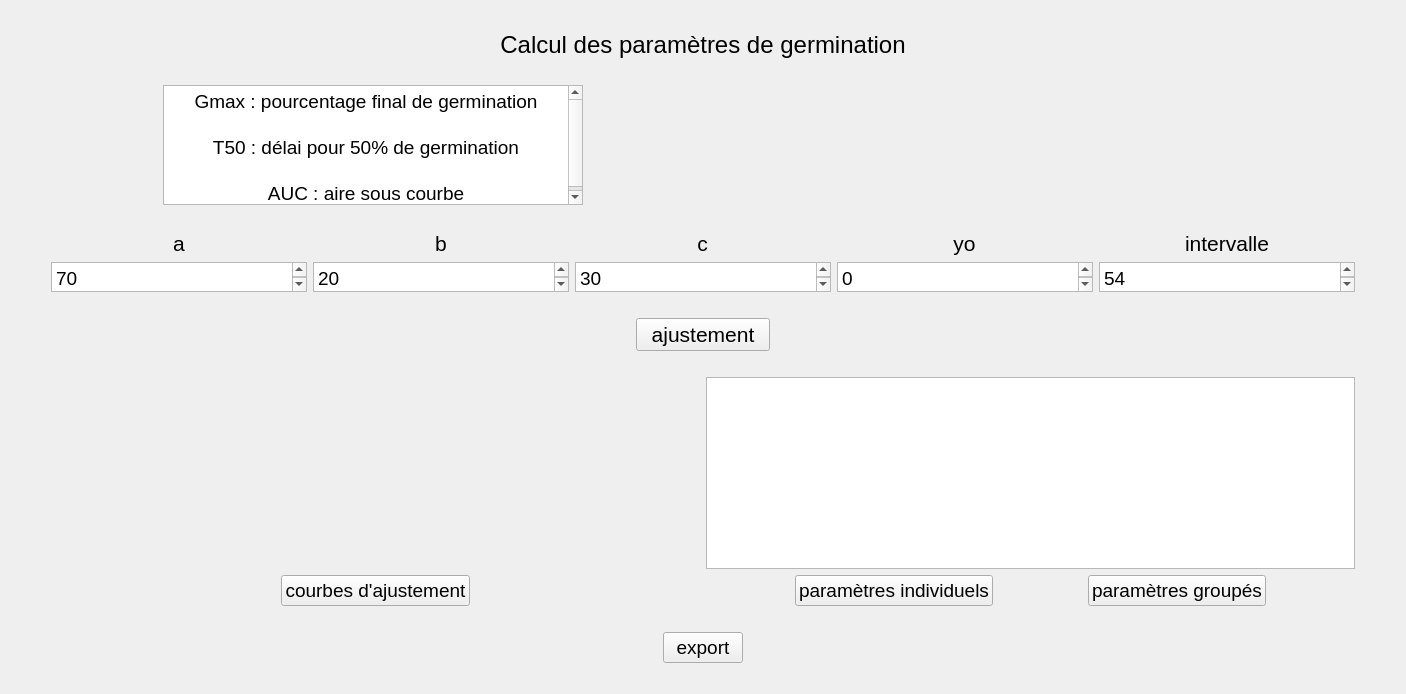
      <widget class="QWidget" name="page_4">
       <layout class="QGridLayout" name="gridLayout_5">
        <item row="2" column="0">
         <spacer name="verticalSpacer_27">
          <property name="orientation">
           <enum>Qt::Vertical</enum>
          </property>
          <property name="sizeType">
           <enum>QSizePolicy::Minimum</enum>
          </property>
          <property name="sizeHint" stdset="0">
           <size>
            <width>20</width>
            <height>20</height>
           </size>
          </property>
         </spacer>
        </item>
        <item row="8" column="0">
         <spacer name="verticalSpacer_29">
          <property name="orientation">
           <enum>Qt::Vertical</enum>
          </property>
          <property name="sizeType">
           <enum>QSizePolicy::Minimum</enum>
          </property>
          <property name="sizeHint" stdset="0">
           <size>
            <width>20</width>
            <height>20</height>
           </size>
          </property>
         </spacer>
        </item>
        <item row="4" column="0">
         <spacer name="verticalSpacer_28">
          <property name="orientation">
           <enum>Qt::Vertical</enum>
          </property>
          <property name="sizeType">
           <enum>QSizePolicy::Minimum</enum>
          </property>
          <property name="sizeHint" stdset="0">
           <size>
            <width>20</width>
            <height>20</height>
           </size>
          </property>
         </spacer>
        </item>
        <item row="5" column="0">
         <layout class="QHBoxLayout" name="horizontalLayout_4">
          <item>
           <spacer name="horizontalSpacer_31">
            <property name="orientation">
             <enum>Qt::Horizontal</enum>
            </property>
            <property name="sizeHint" stdset="0">
             <size>
              <width>40</width>
              <height>20</height>
             </size>
            </property>
           </spacer>
          </item>
          <item>
           <layout class="QVBoxLayout" name="verticalLayout_2">
            <item alignment="Qt::AlignHCenter">
             <widget class="QLabel" name="label1_page4">
              <property name="sizePolicy">
               <sizepolicy hsizetype="Fixed" vsizetype="Fixed">
                <horstretch>0</horstretch>
                <verstretch>0</verstretch>
               </sizepolicy>
              </property>
              <property name="font">
               <font>
                <pointsize>16</pointsize>
               </font>
              </property>
              <property name="text">
               <string>a</string>
              </property>
              <property name="alignment">
               <set>Qt::AlignCenter</set>
              </property>
             </widget>
            </item>
            <item>
             <widget class="QTextEdit" name="textEdit1_page4">
              <property name="sizePolicy">
               <sizepolicy hsizetype="Expanding" vsizetype="Minimum">
                <horstretch>0</horstretch>
                <verstretch>0</verstretch>
               </sizepolicy>
              </property>
              <property name="maximumSize">
               <size>
                <width>16777215</width>
                <height>30</height>
               </size>
              </property>
              <property name="html">
               <string>&lt;!DOCTYPE HTML PUBLIC &quot;-//W3C//DTD HTML 4.0//EN&quot; &quot;http://www.w3.org/TR/REC-html40/strict.dtd&quot;&gt;
&lt;html&gt;&lt;head&gt;&lt;meta name=&quot;qrichtext&quot; content=&quot;1&quot; /&gt;&lt;style type=&quot;text/css&quot;&gt;
p, li { white-space: pre-wrap; }
&lt;/style&gt;&lt;/head&gt;&lt;body style=&quot; font-family:'SimSun'; font-size:14pt; font-weight:400; font-style:normal;&quot;&gt;
&lt;p style=&quot; margin-top:0px; margin-bottom:0px; margin-left:0px; margin-right:0px; -qt-block-indent:0; text-indent:0px;&quot;&gt;70&lt;/p&gt;&lt;/body&gt;&lt;/html&gt;</string>
              </property>
             </widget>
            </item>
           </layout>
          </item>
          <item>
           <layout class="QVBoxLayout" name="verticalLayout_7">
            <item alignment="Qt::AlignHCenter">
             <widget class="QLabel" name="label2_page4">
              <property name="sizePolicy">
               <sizepolicy hsizetype="Fixed" vsizetype="Fixed">
                <horstretch>0</horstretch>
                <verstretch>0</verstretch>
               </sizepolicy>
              </property>
              <property name="font">
               <font>
                <pointsize>16</pointsize>
               </font>
              </property>
              <property name="text">
               <string>b</string>
              </property>
              <property name="alignment">
               <set>Qt::AlignCenter</set>
              </property>
             </widget>
            </item>
            <item>
             <widget class="QTextEdit" name="textEdit2_page4">
              <property name="sizePolicy">
               <sizepolicy hsizetype="Expanding" vsizetype="Minimum">
                <horstretch>0</horstretch>
                <verstretch>0</verstretch>
               </sizepolicy>
              </property>
              <property name="maximumSize">
               <size>
                <width>16777215</width>
                <height>30</height>
               </size>
              </property>
              <property name="html">
               <string>&lt;!DOCTYPE HTML PUBLIC &quot;-//W3C//DTD HTML 4.0//EN&quot; &quot;http://www.w3.org/TR/REC-html40/strict.dtd&quot;&gt;
&lt;html&gt;&lt;head&gt;&lt;meta name=&quot;qrichtext&quot; content=&quot;1&quot; /&gt;&lt;style type=&quot;text/css&quot;&gt;
p, li { white-space: pre-wrap; }
&lt;/style&gt;&lt;/head&gt;&lt;body style=&quot; font-family:'SimSun'; font-size:14pt; font-weight:400; font-style:normal;&quot;&gt;
&lt;p style=&quot; margin-top:0px; margin-bottom:0px; margin-left:0px; margin-right:0px; -qt-block-indent:0; text-indent:0px;&quot;&gt;20&lt;/p&gt;&lt;/body&gt;&lt;/html&gt;</string>
              </property>
             </widget>
            </item>
           </layout>
          </item>
          <item>
           <layout class="QVBoxLayout" name="verticalLayout_8">
            <item alignment="Qt::AlignHCenter">
             <widget class="QLabel" name="label3_page4">
              <property name="sizePolicy">
               <sizepolicy hsizetype="Fixed" vsizetype="Fixed">
                <horstretch>0</horstretch>
                <verstretch>0</verstretch>
               </sizepolicy>
              </property>
              <property name="font">
               <font>
                <pointsize>16</pointsize>
               </font>
              </property>
              <property name="text">
               <string>c</string>
              </property>
              <property name="alignment">
               <set>Qt::AlignCenter</set>
              </property>
             </widget>
            </item>
            <item>
             <widget class="QTextEdit" name="textEdit3_page4">
              <property name="sizePolicy">
               <sizepolicy hsizetype="Expanding" vsizetype="Minimum">
                <horstretch>0</horstretch>
                <verstretch>0</verstretch>
               </sizepolicy>
              </property>
              <property name="maximumSize">
               <size>
                <width>16777215</width>
                <height>30</height>
               </size>
              </property>
              <property name="html">
               <string>&lt;!DOCTYPE HTML PUBLIC &quot;-//W3C//DTD HTML 4.0//EN&quot; &quot;http://www.w3.org/TR/REC-html40/strict.dtd&quot;&gt;
&lt;html&gt;&lt;head&gt;&lt;meta name=&quot;qrichtext&quot; content=&quot;1&quot; /&gt;&lt;style type=&quot;text/css&quot;&gt;
p, li { white-space: pre-wrap; }
&lt;/style&gt;&lt;/head&gt;&lt;body style=&quot; font-family:'SimSun'; font-size:14pt; font-weight:400; font-style:normal;&quot;&gt;
&lt;p style=&quot; margin-top:0px; margin-bottom:0px; margin-left:0px; margin-right:0px; -qt-block-indent:0; text-indent:0px;&quot;&gt;30&lt;/p&gt;&lt;/body&gt;&lt;/html&gt;</string>
              </property>
             </widget>
            </item>
           </layout>
          </item>
          <item>
           <layout class="QVBoxLayout" name="verticalLayout_9">
            <item alignment="Qt::AlignHCenter">
             <widget class="QLabel" name="label4_page4">
              <property name="sizePolicy">
               <sizepolicy hsizetype="Fixed" vsizetype="Fixed">
                <horstretch>0</horstretch>
                <verstretch>0</verstretch>
               </sizepolicy>
              </property>
              <property name="font">
               <font>
                <pointsize>16</pointsize>
               </font>
              </property>
              <property name="text">
               <string>yo</string>
              </property>
              <property name="alignment">
               <set>Qt::AlignCenter</set>
              </property>
             </widget>
            </item>
            <item>
             <widget class="QTextEdit" name="textEdit4_page4">
              <property name="sizePolicy">
               <sizepolicy hsizetype="Expanding" vsizetype="Minimum">
                <horstretch>0</horstretch>
                <verstretch>0</verstretch>
               </sizepolicy>
              </property>
              <property name="maximumSize">
               <size>
                <width>16777215</width>
                <height>30</height>
               </size>
              </property>
              <property name="html">
               <string>&lt;!DOCTYPE HTML PUBLIC &quot;-//W3C//DTD HTML 4.0//EN&quot; &quot;http://www.w3.org/TR/REC-html40/strict.dtd&quot;&gt;
&lt;html&gt;&lt;head&gt;&lt;meta name=&quot;qrichtext&quot; content=&quot;1&quot; /&gt;&lt;style type=&quot;text/css&quot;&gt;
p, li { white-space: pre-wrap; }
&lt;/style&gt;&lt;/head&gt;&lt;body style=&quot; font-family:'SimSun'; font-size:14pt; font-weight:400; font-style:normal;&quot;&gt;
&lt;p style=&quot; margin-top:0px; margin-bottom:0px; margin-left:0px; margin-right:0px; -qt-block-indent:0; text-indent:0px;&quot;&gt;0&lt;/p&gt;&lt;/body&gt;&lt;/html&gt;</string>
              </property>
             </widget>
            </item>
           </layout>
          </item>
          <item>
           <layout class="QVBoxLayout" name="verticalLayout_10">
            <item alignment="Qt::AlignHCenter">
             <widget class="QLabel" name="label5_page4">
              <property name="sizePolicy">
               <sizepolicy hsizetype="Fixed" vsizetype="Fixed">
                <horstretch>0</horstretch>
                <verstretch>0</verstretch>
               </sizepolicy>
              </property>
              <property name="font">
               <font>
                <pointsize>16</pointsize>
               </font>
              </property>
              <property name="text">
               <string>intervalle</string>
              </property>
              <property name="alignment">
               <set>Qt::AlignCenter</set>
              </property>
             </widget>
            </item>
            <item>
             <widget class="QTextEdit" name="textEdit5_page4">
              <property name="sizePolicy">
               <sizepolicy hsizetype="Expanding" vsizetype="Minimum">
                <horstretch>0</horstretch>
                <verstretch>0</verstretch>
               </sizepolicy>
              </property>
              <property name="maximumSize">
               <size>
                <width>16777215</width>
                <height>30</height>
               </size>
              </property>
              <property name="html">
               <string>&lt;!DOCTYPE HTML PUBLIC &quot;-//W3C//DTD HTML 4.0//EN&quot; &quot;http://www.w3.org/TR/REC-html40/strict.dtd&quot;&gt;
&lt;html&gt;&lt;head&gt;&lt;meta name=&quot;qrichtext&quot; content=&quot;1&quot; /&gt;&lt;style type=&quot;text/css&quot;&gt;
p, li { white-space: pre-wrap; }
&lt;/style&gt;&lt;/head&gt;&lt;body style=&quot; font-family:'SimSun'; font-size:14pt; font-weight:400; font-style:normal;&quot;&gt;
&lt;p style=&quot; margin-top:0px; margin-bottom:0px; margin-left:0px; margin-right:0px; -qt-block-indent:0; text-indent:0px;&quot;&gt;54&lt;/p&gt;&lt;/body&gt;&lt;/html&gt;</string>
              </property>
             </widget>
            </item>
           </layout>
          </item>
          <item>
           <spacer name="horizontalSpacer_32">
            <property name="orientation">
             <enum>Qt::Horizontal</enum>
            </property>
            <property name="sizeHint" stdset="0">
             <size>
              <width>40</width>
              <height>20</height>
             </size>
            </property>
           </spacer>
          </item>
         </layout>
        </item>
        <item row="0" column="0">
         <spacer name="verticalSpacer_26">
          <property name="orientation">
           <enum>Qt::Vertical</enum>
          </property>
          <property name="sizeType">
           <enum>QSizePolicy::Minimum</enum>
          </property>
          <property name="sizeHint" stdset="0">
           <size>
            <width>20</width>
            <height>20</height>
           </size>
          </property>
         </spacer>
        </item>
        <item row="3" column="0">
         <layout class="QHBoxLayout" name="horizontalLayout_3">
          <item>
           <spacer name="horizontalSpacer_11">
            <property name="orientation">
             <enum>Qt::Horizontal</enum>
            </property>
            <property name="sizeType">
             <enum>QSizePolicy::Minimum</enum>
            </property>
            <property name="sizeHint" stdset="0">
             <size>
              <width>40</width>
              <height>20</height>
             </size>
            </property>
           </spacer>
          </item>
          <item>
           <widget class="QTextBrowser" name="textBrowser_page4">
            <property name="sizePolicy">
             <sizepolicy hsizetype="Expanding" vsizetype="Minimum">
              <horstretch>0</horstretch>
              <verstretch>0</verstretch>
             </sizepolicy>
            </property>
            <property name="maximumSize">
             <size>
              <width>420</width>
              <height>120</height>
             </size>
            </property>
            <property name="html">
             <string>&lt;!DOCTYPE HTML PUBLIC &quot;-//W3C//DTD HTML 4.0//EN&quot; &quot;http://www.w3.org/TR/REC-html40/strict.dtd&quot;&gt;
&lt;html&gt;&lt;head&gt;&lt;meta name=&quot;qrichtext&quot; content=&quot;1&quot; /&gt;&lt;style type=&quot;text/css&quot;&gt;
p, li { white-space: pre-wrap; }
&lt;/style&gt;&lt;/head&gt;&lt;body style=&quot; font-family:'SimSun'; font-size:14pt; font-weight:400; font-style:normal;&quot;&gt;
&lt;p align=&quot;center&quot; style=&quot; margin-top:0px; margin-bottom:0px; margin-left:0px; margin-right:0px; -qt-block-indent:0; text-indent:0px;&quot;&gt;&lt;span style=&quot; background-color:#ffffff;&quot;&gt;Gmax : pourcentage final de germination&lt;/span&gt;&lt;/p&gt;
&lt;p align=&quot;center&quot; style=&quot;-qt-paragraph-type:empty; margin-top:0px; margin-bottom:0px; margin-left:0px; margin-right:0px; -qt-block-indent:0; text-indent:0px;&quot;&gt;&lt;br /&gt;&lt;/p&gt;
&lt;p align=&quot;center&quot; style=&quot; margin-top:0px; margin-bottom:0px; margin-left:0px; margin-right:0px; -qt-block-indent:0; text-indent:0px;&quot;&gt;&lt;span style=&quot; background-color:#ffffff;&quot;&gt;T50 : délai pour 50% de germination&lt;/span&gt;&lt;/p&gt;
&lt;p align=&quot;center&quot; style=&quot;-qt-paragraph-type:empty; margin-top:0px; margin-bottom:0px; margin-left:0px; margin-right:0px; -qt-block-indent:0; text-indent:0px;&quot;&gt;&lt;br /&gt;&lt;/p&gt;
&lt;p align=&quot;center&quot; style=&quot; margin-top:0px; margin-bottom:0px; margin-left:0px; margin-right:0px; -qt-block-indent:0; text-indent:0px;&quot;&gt;&lt;span style=&quot; background-color:#ffffff;&quot;&gt;AUC : aire sous courbe&lt;/span&gt;&lt;/p&gt;&lt;/body&gt;&lt;/html&gt;</string>
            </property>
           </widget>
          </item>
          <item>
           <spacer name="horizontalSpacer_12">
            <property name="orientation">
             <enum>Qt::Horizontal</enum>
            </property>
            <property name="sizeType">
             <enum>QSizePolicy::Minimum</enum>
            </property>
            <property name="sizeHint" stdset="0">
             <size>
              <width>40</width>
              <height>20</height>
             </size>
            </property>
           </spacer>
          </item>
          <item>
           <widget class="QLabel" name="graphicsView1_page4">
            <property name="sizePolicy">
             <sizepolicy hsizetype="Expanding" vsizetype="Preferred">
              <horstretch>0</horstretch>
              <verstretch>0</verstretch>
             </sizepolicy>
            </property>
            <property name="maximumSize">
             <size>
              <width>500</width>
              <height>16777215</height>
             </size>
            </property>
            <property name="text">
             <string/>
            </property>
            <property name="pixmap">
             <pixmap resource="rc.qrc">:/pic/germinator.tif</pixmap>
            </property>
            <property name="alignment">
             <set>Qt::AlignCenter</set>
            </property>
           </widget>
          </item>
          <item>
           <spacer name="horizontalSpacer_13">
            <property name="orientation">
             <enum>Qt::Horizontal</enum>
            </property>
            <property name="sizeType">
             <enum>QSizePolicy::Minimum</enum>
            </property>
            <property name="sizeHint" stdset="0">
             <size>
              <width>40</width>
              <height>20</height>
             </size>
            </property>
           </spacer>
          </item>
         </layout>
        </item>
        <item row="1" column="0">
         <layout class="QHBoxLayout" name="horizontalLayout_2">
          <item>
           <spacer name="horizontalSpacer_9">
            <property name="orientation">
             <enum>Qt::Horizontal</enum>
            </property>
            <property name="sizeHint" stdset="0">
             <size>
              <width>40</width>
              <height>20</height>
             </size>
            </property>
           </spacer>
          </item>
          <item alignment="Qt::AlignHCenter">
           <widget class="QLabel" name="titre_page4">
            <property name="font">
             <font>
              <pointsize>18</pointsize>
             </font>
            </property>
            <property name="layoutDirection">
             <enum>Qt::LeftToRight</enum>
            </property>
            <property name="autoFillBackground">
             <bool>true</bool>
            </property>
            <property name="text">
             <string>Calcul des paramètres de germination</string>
            </property>
            <property name="scaledContents">
             <bool>false</bool>
            </property>
            <property name="alignment">
             <set>Qt::AlignCenter</set>
            </property>
            <property name="wordWrap">
             <bool>false</bool>
            </property>
           </widget>
          </item>
          <item>
           <spacer name="horizontalSpacer_10">
            <property name="orientation">
             <enum>Qt::Horizontal</enum>
            </property>
            <property name="sizeHint" stdset="0">
             <size>
              <width>40</width>
              <height>20</height>
             </size>
            </property>
           </spacer>
          </item>
         </layout>
        </item>
        <item row="10" column="0">
         <spacer name="verticalSpacer_47">
          <property name="orientation">
           <enum>Qt::Vertical</enum>
          </property>
          <property name="sizeType">
           <enum>QSizePolicy::Minimum</enum>
          </property>
          <property name="sizeHint" stdset="0">
           <size>
            <width>20</width>
            <height>20</height>
           </size>
          </property>
         </spacer>
        </item>
        <item row="12" column="0">
         <spacer name="verticalSpacer_48">
          <property name="orientation">
           <enum>Qt::Vertical</enum>
          </property>
          <property name="sizeType">
           <enum>QSizePolicy::Minimum</enum>
          </property>
          <property name="sizeHint" stdset="0">
           <size>
            <width>20</width>
            <height>20</height>
           </size>
          </property>
         </spacer>
        </item>
        <item row="7" column="0">
         <layout class="QHBoxLayout" name="horizontalLayout_9">
          <item>
           <spacer name="horizontalSpacer_21">
            <property name="orientation">
             <enum>Qt::Horizontal</enum>
            </property>
            <property name="sizeHint" stdset="0">
             <size>
              <width>40</width>
              <height>20</height>
             </size>
            </property>
           </spacer>
          </item>
          <item>
           <widget class="QPushButton" name="calcul_page4">
            <property name="sizePolicy">
             <sizepolicy hsizetype="Fixed" vsizetype="Fixed">
              <horstretch>0</horstretch>
              <verstretch>0</verstretch>
             </sizepolicy>
            </property>
            <property name="font">
             <font>
              <pointsize>16</pointsize>
             </font>
            </property>
            <property name="text">
             <string>  ajustement  </string>
            </property>
           </widget>
          </item>
          <item>
           <spacer name="horizontalSpacer_22">
            <property name="orientation">
             <enum>Qt::Horizontal</enum>
            </property>
            <property name="sizeHint" stdset="0">
             <size>
              <width>40</width>
              <height>20</height>
             </size>
            </property>
           </spacer>
          </item>
         </layout>
        </item>
        <item row="9" column="0">
         <layout class="QHBoxLayout" name="horizontalLayout_7">
          <item>
           <spacer name="horizontalSpacer_41">
            <property name="orientation">
             <enum>Qt::Horizontal</enum>
            </property>
            <property name="sizeType">
             <enum>QSizePolicy::Preferred</enum>
            </property>
            <property name="sizeHint" stdset="0">
             <size>
              <width>40</width>
              <height>20</height>
             </size>
            </property>
           </spacer>
          </item>
          <item>
           <layout class="QVBoxLayout" name="verticalLayout_4">
            <item>
             <widget class="QLabel" name="label6_page4">
              <property name="sizePolicy">
               <sizepolicy hsizetype="Preferred" vsizetype="Expanding">
                <horstretch>0</horstretch>
                <verstretch>0</verstretch>
               </sizepolicy>
              </property>
              <property name="text">
               <string/>
              </property>
              <property name="alignment">
               <set>Qt::AlignCenter</set>
              </property>
             </widget>
            </item>
            <item>
             <layout class="QHBoxLayout" name="horizontalLayout_5">
              <item>
               <spacer name="horizontalSpacer_14">
                <property name="orientation">
                 <enum>Qt::Horizontal</enum>
                </property>
                <property name="sizeHint" stdset="0">
                 <size>
                  <width>40</width>
                  <height>20</height>
                 </size>
                </property>
               </spacer>
              </item>
              <item>
               <widget class="QPushButton" name="courbe_page4">
                <property name="font">
                 <font>
                  <pointsize>14</pointsize>
                 </font>
                </property>
                <property name="text">
                 <string>courbes d'ajustement</string>
                </property>
               </widget>
              </item>
              <item>
               <spacer name="horizontalSpacer_15">
                <property name="orientation">
                 <enum>Qt::Horizontal</enum>
                </property>
                <property name="sizeHint" stdset="0">
                 <size>
                  <width>40</width>
                  <height>20</height>
                 </size>
                </property>
               </spacer>
              </item>
             </layout>
            </item>
           </layout>
          </item>
          <item>
           <layout class="QVBoxLayout" name="verticalLayout_3">
            <item>
             <widget class="QTableView" name="tableView_page4"/>
            </item>
            <item>
             <layout class="QHBoxLayout" name="horizontalLayout_6">
              <item>
               <spacer name="horizontalSpacer_16">
                <property name="orientation">
                 <enum>Qt::Horizontal</enum>
                </property>
                <property name="sizeHint" stdset="0">
                 <size>
                  <width>40</width>
                  <height>20</height>
                 </size>
                </property>
               </spacer>
              </item>
              <item>
               <widget class="QPushButton" name="param_ind_page4">
                <property name="font">
                 <font>
                  <pointsize>14</pointsize>
                 </font>
                </property>
                <property name="text">
                 <string>paramètres individuels</string>
                </property>
               </widget>
              </item>
              <item>
               <spacer name="horizontalSpacer_17">
                <property name="orientation">
                 <enum>Qt::Horizontal</enum>
                </property>
                <property name="sizeHint" stdset="0">
                 <size>
                  <width>40</width>
                  <height>20</height>
                 </size>
                </property>
               </spacer>
              </item>
              <item>
               <widget class="QPushButton" name="param_groupe_page4">
                <property name="font">
                 <font>
                  <pointsize>14</pointsize>
                 </font>
                </property>
                <property name="text">
                 <string>paramètres groupés</string>
                </property>
               </widget>
              </item>
              <item>
               <spacer name="horizontalSpacer_18">
                <property name="orientation">
                 <enum>Qt::Horizontal</enum>
                </property>
                <property name="sizeHint" stdset="0">
                 <size>
                  <width>40</width>
                  <height>20</height>
                 </size>
                </property>
               </spacer>
              </item>
             </layout>
            </item>
           </layout>
          </item>
          <item>
           <spacer name="horizontalSpacer_42">
            <property name="orientation">
             <enum>Qt::Horizontal</enum>
            </property>
            <property name="sizeType">
             <enum>QSizePolicy::Preferred</enum>
            </property>
            <property name="sizeHint" stdset="0">
             <size>
              <width>40</width>
              <height>20</height>
             </size>
            </property>
           </spacer>
          </item>
         </layout>
        </item>
        <item row="11" column="0">
         <layout class="QHBoxLayout" name="horizontalLayout_8">
          <item>
           <spacer name="horizontalSpacer_19">
            <property name="orientation">
             <enum>Qt::Horizontal</enum>
            </property>
            <property name="sizeHint" stdset="0">
             <size>
              <width>40</width>
              <height>20</height>
             </size>
            </property>
           </spacer>
          </item>
          <item>
           <widget class="QPushButton" name="export_page4">
            <property name="font">
             <font>
              <pointsize>14</pointsize>
             </font>
            </property>
            <property name="text">
             <string>export</string>
            </property>
           </widget>
          </item>
          <item>
           <spacer name="horizontalSpacer_20">
            <property name="orientation">
             <enum>Qt::Horizontal</enum>
            </property>
            <property name="sizeHint" stdset="0">
             <size>
              <width>40</width>
              <height>20</height>
             </size>
            </property>
           </spacer>
          </item>
         </layout>
        </item>
        <item row="6" column="0">
         <spacer name="verticalSpacer_43">
          <property name="orientation">
           <enum>Qt::Vertical</enum>
          </property>
          <property name="sizeType">
           <enum>QSizePolicy::Minimum</enum>
          </property>
          <property name="sizeHint" stdset="0">
           <size>
            <width>20</width>
            <height>20</height>
           </size>
          </property>
         </spacer>
        </item>
       </layout>
      </widget>
